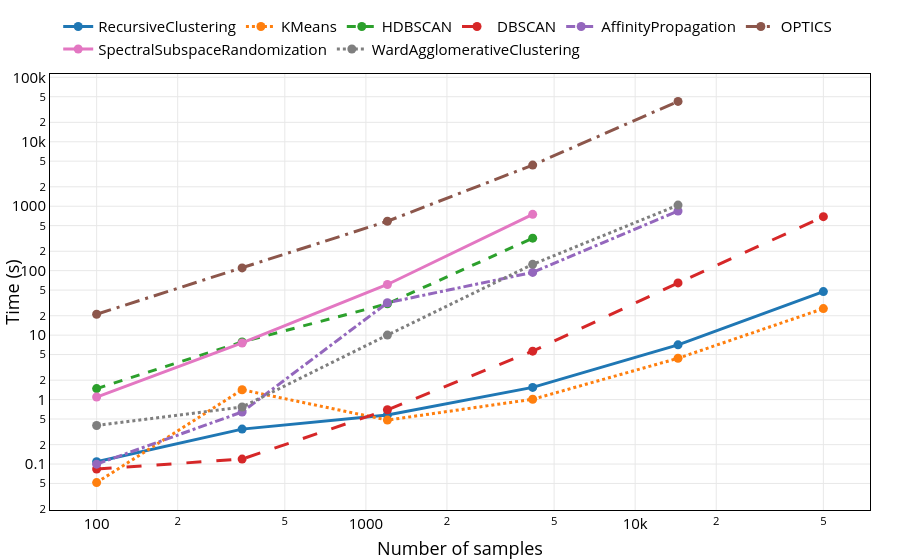

Write notebook code for a chart like this one.
### Markdown cell above
## Time

### Code cell
df = df_common.copy()
n_features = 14427
df = df.loc[df['n_features']==n_features]
df = df.loc[df['model_nickname'].isin(['CoHiRF', 'KMeans', 'HDBSCAN', 'DBSCAN', 'AffinityPropagation', 'OPTICS', 'SpectralSubspaceRandomization', 'WardAgglomerativeClustering'])]
df = df.sort_values(by='n_samples')
df = df.rename(columns={'fit_model_return_elapsed_time': 'Time (s)', 'max_memory_used': 'Memory (MB)', 'n_samples': 'Number of samples', 'n_features': 'Number of features', 'model_nickname': 'Model'})
fig = px.line(df, x='Number of samples', y='Time (s)', color='Model', line_dash='Model', log_x=True, log_y=True, markers=True, template='presentation', 
              category_orders={'Model': ['RecursiveClustering', 'KMeans', 'HDBSCAN', 'DBSCAN', 'AffinityPropagation', 'OPTICS', 'SpectralSubspaceRandomization', 'WardAgglomerativeClustering']})
# # transparent background
fig.update_layout({
    'font': {
        'color': 'black',
        'size': 15
    },
    'xaxis': {
        'color': 'black',
        'title': {'standoff': 15},
    }, 
    'yaxis': {
        'color': 'black',
    },
    'margin': {
        't': 10,
        'b': 50,
        'l': 50,
        'r': 30,
    },
    'legend': {
        'orientation': 'h',
        'yanchor': 'bottom',
        'y': 1.02,
        'xanchor': 'left',
        'x': 0.01,
        'title': {'text': ''}
    }
})
fig.update_xaxes(showline=True, mirror=True, dtick='D2')
fig.update_yaxes(showline=True, mirror=True, dtick='D2')
fig.show()
fig.write_image(f'time_n-samples_n-features{n_features}.pdf')

### Figure 1 — Plotly figure (JSON) as saved in the notebook; plotly's stock layout.template omitted (floating-point values rounded to 4 significant figures)
{"data": [{"hovertemplate": "Model=RecursiveClustering<br>Number of samples=%{x}<br>Time (s)=%{y}<extra></extra>", "legendgroup": "RecursiveClustering", "line": {"color": "#1F77B4", "dash": "solid"}, "marker": {"symbol": "circle"}, "mode": "lines+markers", "name": "RecursiveClustering", "orientation": "v", "showlegend": true, "x": [100, 347, 1202, 4163, 14427, 50000], "xaxis": "x", "y": [0.1084, 0.3482, 0.5765, 1.545, 7.074, 47.41], "yaxis": "y", "type": "scatter"}, {"hovertemplate": "Model=KMeans<br>Number of samples=%{x}<br>Time (s)=%{y}<extra></extra>", "legendgroup": "KMeans", "line": {"color": "#FF7F0E", "dash": "dot"}, "marker": {"symbol": "circle"}, "mode": "lines+markers", "name": "KMeans", "orientation": "v", "showlegend": true, "x": [100, 347, 1202, 4163, 14427, 50000], "xaxis": "x", "y": [0.05159, 1.421, 0.4805, 1.011, 4.373, 25.8], "yaxis": "y", "type": "scatter"}, {"hovertemplate": "Model=HDBSCAN<br>Number of samples=%{x}<br>Time (s)=%{y}<extra></extra>", "legendgroup": "HDBSCAN", "line": {"color": "#2CA02C", "dash": "dash"}, "marker": {"symbol": "circle"}, "mode": "lines+markers", "name": "HDBSCAN", "orientation": "v", "showlegend": true, "x": [100, 347, 1202, 4163, 14427, 50000], "xaxis": "x", "y": [1.481, 7.82, 30.67, 319.4, null, null], "yaxis": "y", "type": "scatter"}, {"hovertemplate": "Model=DBSCAN<br>Number of samples=%{x}<br>Time (s)=%{y}<extra></extra>", "legendgroup": "DBSCAN", "line": {"color": "#D62728", "dash": "longdash"}, "marker": {"symbol": "circle"}, "mode": "lines+markers", "name": "DBSCAN", "orientation": "v", "showlegend": true, "x": [100, 347, 1202, 4163, 14427, 50000], "xaxis": "x", "y": [0.08386, 0.1193, 0.6944, 5.643, 64.53, 688.2], "yaxis": "y", "type": "scatter"}, {"hovertemplate": "Model=AffinityPropagation<br>Number of samples=%{x}<br>Time (s)=%{y}<extra></extra>", "legendgroup": "AffinityPropagation", "line": {"color": "#9467BD", "dash": "dashdot"}, "marker": {"symbol": "circle"}, "mode": "lines+markers", "name": "AffinityPropagation", "orientation": "v", "showlegend": true, "x": [100, 347, 1202, 4163, 14427, 50000], "xaxis": "x", "y": [0.09951, 0.6428, 31.76, 94.03, 844.3, null], "yaxis": "y", "type": "scatter"}, {"hovertemplate": "Model=OPTICS<br>Number of samples=%{x}<br>Time (s)=%{y}<extra></extra>", "legendgroup": "OPTICS", "line": {"color": "#8C564B", "dash": "longdashdot"}, "marker": {"symbol": "circle"}, "mode": "lines+markers", "name": "OPTICS", "orientation": "v", "showlegend": true, "x": [100, 347, 1202, 4163, 14427, 50000], "xaxis": "x", "y": [21.08, 110.5, 584.8, 4347.0, 42240.0, null], "yaxis": "y", "type": "scatter"}, {"hovertemplate": "Model=SpectralSubspaceRandomization<br>Number of samples=%{x}<br>Time (s)=%{y}<extra></extra>", "legendgroup": "SpectralSubspaceRandomization", "line": {"color": "#E377C2", "dash": "solid"}, "marker": {"symbol": "circle"}, "mode": "lines+markers", "name": "SpectralSubspaceRandomization", "orientation": "v", "showlegend": true, "x": [100, 347, 1202, 4163, 14427, 50000], "xaxis": "x", "y": [1.095, 7.564, 61.02, 748.9, null, null], "yaxis": "y", "type": "scatter"}, {"hovertemplate": "Model=WardAgglomerativeClustering<br>Number of samples=%{x}<br>Time (s)=%{y}<extra></extra>", "legendgroup": "WardAgglomerativeClustering", "line": {"color": "#7F7F7F", "dash": "dot"}, "marker": {"symbol": "circle"}, "mode": "lines+markers", "name": "WardAgglomerativeClustering", "orientation": "v", "showlegend": true, "x": [100, 347, 1202, 4163, 14427, 50000], "xaxis": "x", "y": [0.3967, 0.7669, 10.02, 125.3, 1040.0, null], "yaxis": "y", "type": "scatter"}], "layout": {"xaxis": {"anchor": "y", "domain": [0.0, 1.0], "title": {"text": "Number of samples", "standoff": 15}, "type": "log", "color": "black", "showline": true, "mirror": true, "dtick": "D2"}, "yaxis": {"anchor": "x", "domain": [0.0, 1.0], "title": {"text": "Time (s)"}, "type": "log", "color": "black", "showline": true, "mirror": true, "dtick": "D2"}, "legend": {"title": {"text": ""}, "tracegroupgap": 0, "orientation": "h", "yanchor": "bottom", "y": 1.02, "xanchor": "left", "x": 0.01}, "margin": {"t": 10, "b": 50, "l": 50, "r": 30}, "font": {"color": "black", "size": 15}}}
